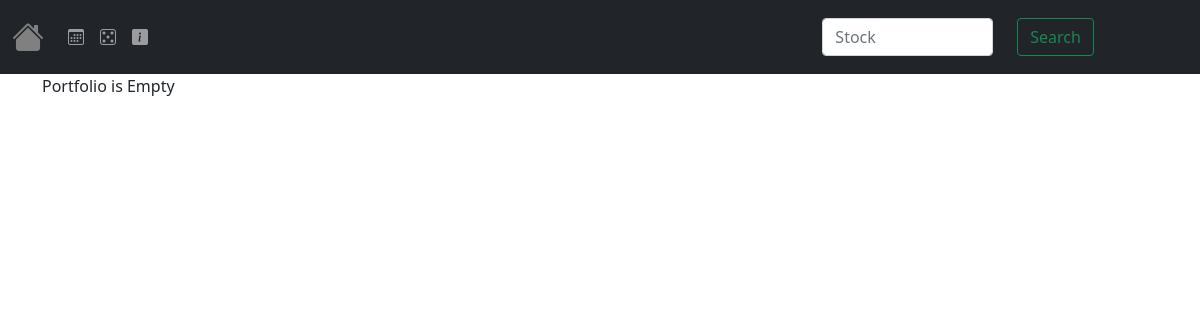
The app's page /quotes/, older data.
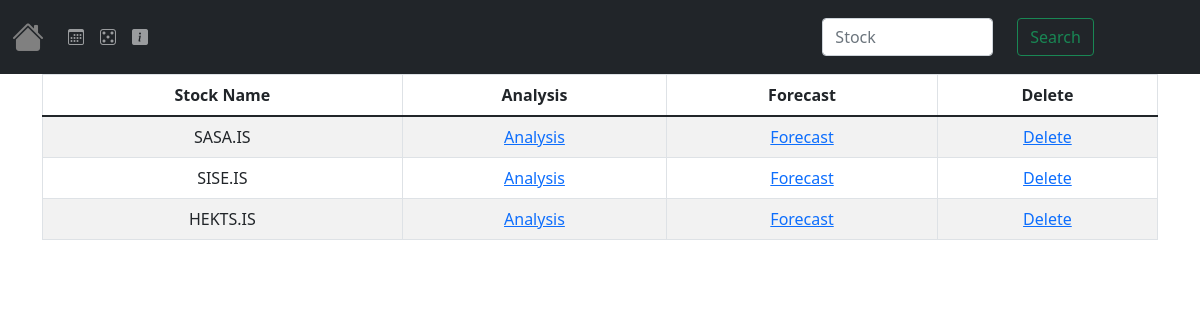
The same page, newer data.
### quotes/models.py (models this page shows, shortened)
class Stock(models.Model):
    id = models.AutoField(primary_key=True)
    ticker = models.CharField(max_length = 10)

### quotes/views.py (the view)
# urls.py: path('', views.home, name ="home"),
def home(request):
    ticker_list = tuple(Stock.objects.values_list('ticker', flat = True))
    if len(ticker_list)>0:
        try:
            api = ticker_list
        except Exception as e:
            api = "Error"
        return render(request, 'home.html',{'api': api })
    else:
        return render(request, 'home.html',{'api': "" })

### quotes/templates/home.html
{% extends 'base.html' %}
{% block content %}
    {% if api %}
        <table class="table table-striped table-bordered table-hover align="left">
            <thead class="thead-dark">
                <tr>
                    <th class="text-center" style="vertical-align: middle" scope="col">Stock Name</th>
                    <th class="text-center" style="vertical-align: middle" scope="col">Analysis</th>
                    <th class="text-center" style="vertical-align: middle" scope="col">Forecast</th>
                    <th class="text-center" style="vertical-align: middle" scope="col">Delete</th>
                </tr>
            </thead>
            <tbody>
                {% for stock_ticker in api %}
                    <tr>
                        <td class="text-center" style="vertical-align: middle">{{ stock_ticker }}</td>
                        <td class="text-center" style="vertical-align: middle"><a href="{% url 'analysis' stock_ticker %}">Analysis</a></td>
                        <td class="text-center" style="vertical-align: middle"><a href="{% url 'forecast' stock_ticker %}">Forecast</a></td>
                        <td class="text-center" style="vertical-align: middle"><a href="{% url 'delete' stock_ticker %}">Delete</a></td>
                    </tr>
                {% endfor %}
            </tbody>
        </table>
    {% else %}
        Portfolio is Empty
    {% endif%}
{% endblock %}

### quotes/templates/base.html (shortened to what this page needs)
<!doctype html>
<html lang="en">
    <head>
        <link href="https://cdn.jsdelivr.net/npm/bootstrap@5.1.3/dist/css/bootstrap.min.css" rel="stylesheet">
        <link rel="stylesheet" href="https://cdn.jsdelivr.net/npm/bootstrap-icons@1.10.3/font/bootstrap-icons.css">
        <nav class="navbar navbar-expand-lg navbar-dark bg-dark">
            <div class="container-fluid" style="border: none !important; width: 100%;">
                <a class="navbar-brand" href="{% url 'home' %}"><i class="bi-house-fill" style="font-size: 2rem; color: grey;"></i></a>
                <div class="collapse navbar-collapse" id="navbarSupportedContent">
                    <ul class="navbar-nav me-auto mb-2 mb-lg-0">
                        <li class="nav-item">
                            <a class="nav-link" href="{% url 'calendar' %}"><i class="bi bi-calendar3"></i></a>
                        </li>
                        <li class="nav-item">
                            <a class="nav-link" href="{% url 'generator' %}"><i class="bi bi-dice-5"></i></a>
                        </li>
                        <li class="nav-item">
                            <a class="nav-link" href="{% url 'about' %}"><i class="bi bi-info-square-fill"></i></a>
                        </li>
                    </ul>
                    <form action ="{% url 'search' %}" class="form-inline my-2 my-lg-0" method = "POST">
                        <div class="row aligns-items-center">
                          <div class="col">
                            <input class="form-control me-2" type="search" placeholder="Stock" aria-label="Search" name ="ticker">
                        </div>
                        <div class="col">
                            <button class="btn btn-outline-success" type="submit">Search</button>
                        </div>
                        </div>
                    </form>
                </div>
            </div>
        </nav>
    </head>
    <body>
        <div class = "container" style="border: none !important; width: 100%;">
            {% block content %}
            {% endblock %}
        </div>
    </body>
</html>

Row changes from the older to the newer data that the page shows:
added Stock: ticker "SASA.IS"
added Stock: ticker "SISE.IS"
added Stock: ticker "HEKTS.IS"
Text that changed along with them:
text no longer shown: "Portfolio is Empty"
text now shown: "Stock Name Analysis Forecast Delete"
